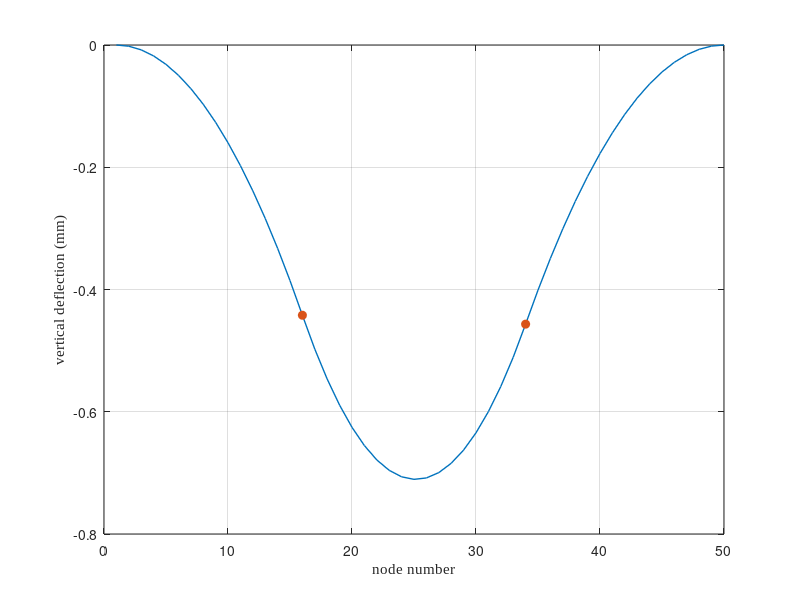
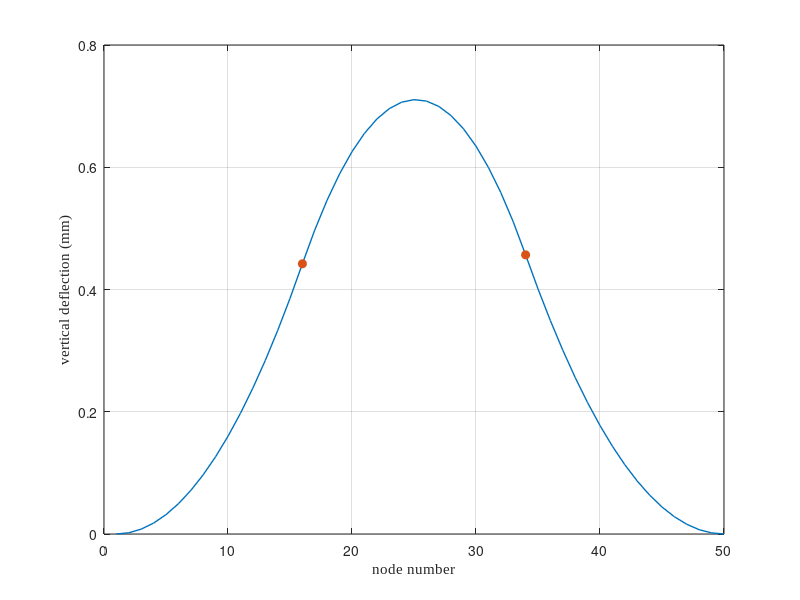
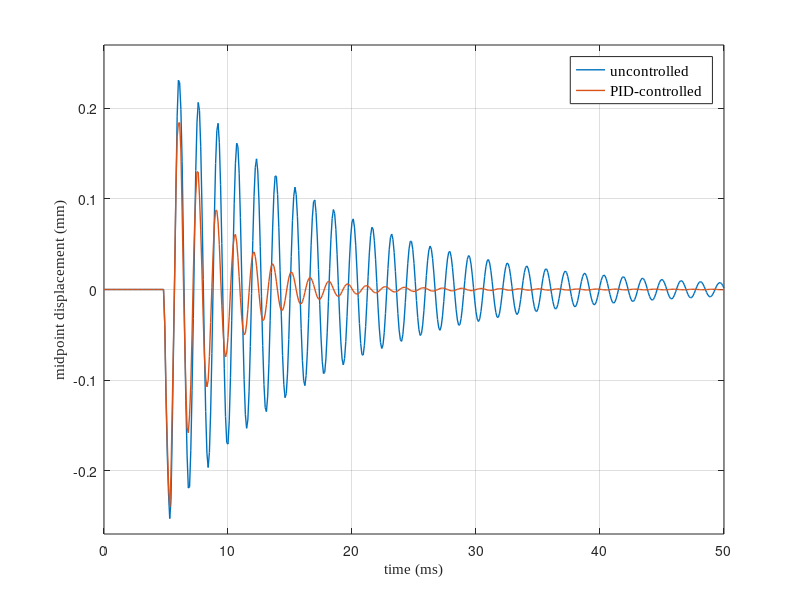
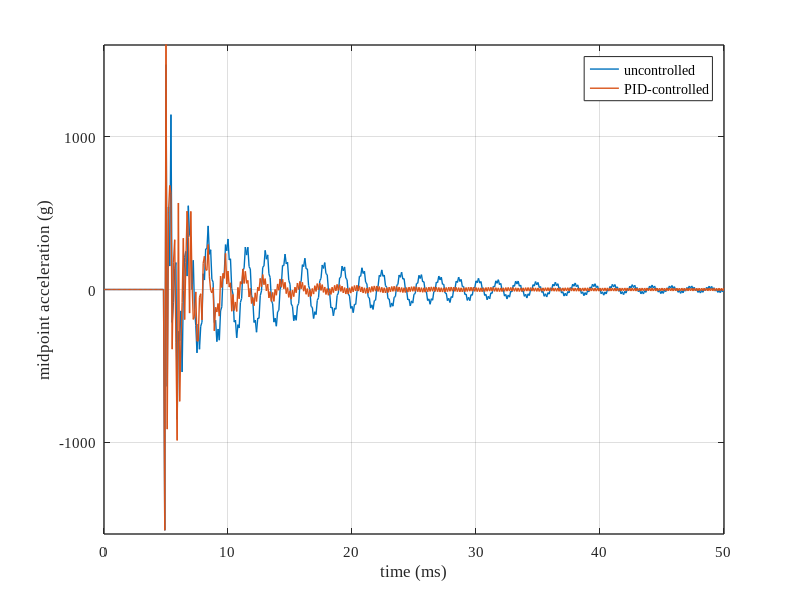

MATLAB code for these plots, in order: (Note: this script raises an error after producing the figures.)
clear; clc; close all;

%% FEM Model Setup
% nElem = 49; E = 210e9; A = 0.01; I = 8.333e-6; rho = 7850; L = 2;
%nElem = 49; E = 210e9; width = 0.05; thickness = 0.005; rho = 7850; L = 1;
nElem = 49; 
E = 1.8602e10; 
rho = 1900; 
width = 0.0254; 
thickness = 0.0016002; 
L = 0.0889;

A = width * thickness; I = (width * thickness^3) / 12; 
nNode = nElem + 1; dof_per_node = 3; totalDOF = nNode * dof_per_node;
Le = L / nElem;
nFrames = 50; colors = lines(nFrames);

m_elem = rho * width * thickness * Le;  % ≈ 0.0006 kg
g = 9.81;
accel_g = 5000;
a_shock = accel_g * g;  % 49,050 m/s²
F_shock = m_elem * a_shock;  % ≈ 0.03 N

% Element matrices
ke_axial = (E*A/Le)*[1 -1; -1 1];
ke_bend = (E*I/Le^3)*[12 6*Le -12 6*Le; 6*Le 4*Le^2 -6*Le 2*Le^2;
                      -12 -6*Le 12 -6*Le; 6*Le 2*Le^2 -6*Le 4*Le^2];
ke = zeros(6); me = zeros(6);
axial = [1 4]; bend = [2 3 5 6];
ke(axial,axial) = ke_axial; ke(bend,bend) = ke_bend;

me_axial = (rho*A*Le/6)*[2 1; 1 2];
me_bend = (rho*A*Le/420)*[156 22*Le 54 -13*Le; 22*Le 4*Le^2 13*Le -3*Le^2;
                          54 13*Le 156 -22*Le; -13*Le -3*Le^2 -22*Le 4*Le^2];
me(axial,axial) = me_axial; me(bend,bend) = me_bend;

K = zeros(totalDOF); M = zeros(totalDOF);
for e = 1:nElem
    idx = (e-1)*dof_per_node + (1:6);
    K(idx,idx) = K(idx,idx) + ke;
    M(idx,idx) = M(idx,idx) + me;
end

% Fixed-fixed boundary
fixedDOF = [1,2,3, totalDOF-2, totalDOF-1, totalDOF];
freeDOF = setdiff(1:totalDOF, fixedDOF);
Kf = K(freeDOF,freeDOF); Mf = M(freeDOF,freeDOF);

%% Static Deflection Under Moment Couple
% Prepare load vector
F_static = zeros(totalDOF, 1);

% Define same moment couple as in control: Nodes 20 and 30
nodeL = 16; nodeR = 34;
DOF_thetaL = (nodeL - 1)*dof_per_node + 3;
DOF_thetaR = (nodeR - 1)*dof_per_node + 3;

M0 = 0.5;  % Nm magnitude of static moment
F_static(DOF_thetaL) = -M0;
F_static(DOF_thetaR) = +M0;

% Apply boundary conditions
F_static_reduced = F_static(freeDOF);

% Solve static equilibrium: Kf * u = F_static
U_static = zeros(totalDOF, 1);
U_static(freeDOF) = Kf \ F_static_reduced;

% Extract vertical displacements
x_nodes = 1:nNode;
w_static = U_static(2:dof_per_node:end);  % vertical DOFs

figure('Units','inches','Position',[1 1 3.6 2.0]);
plot(x_nodes, 1e3*w_static, '-', 'LineWidth', 1);
hold on;

% Mark moment application nodes with red circles
plot(x_nodes([nodeL, nodeR]), 1e3*w_static([nodeL, nodeR]), 'o', ...
     'MarkerSize', 6, 'MarkerFaceColor', colors(2,:), 'Color', colors(2,:));

xlabel('node number', 'FontName', 'Times New Roman', 'FontSize', 11);
ylabel('vertical deflection (mm)', 'FontName', 'Times New Roman', 'FontSize', 11);
ylim([-0.8 0]);
grid on; box on;


F_static(DOF_thetaL) = +M0;  % flipped
F_static(DOF_thetaR) = -M0;

% Apply BCs and solve
F_static_reduced = F_static(freeDOF);
U_static = zeros(totalDOF, 1);
U_static(freeDOF) = Kf \ F_static_reduced;

% Extract and plot
x_nodes = 1:nNode;
w_static = U_static(2:dof_per_node:end);  % vertical DOFs

figure('Units','inches','Position',[1 1 3.6 2.0]);
plot(x_nodes, 1e3*w_static, '-', 'LineWidth', 1);
hold on;

% Mark moment application nodes with red circles
plot(x_nodes([nodeL, nodeR]), 1e3*w_static([nodeL, nodeR]), 'o', ...
     'MarkerSize', 6, 'MarkerFaceColor', colors(2,:), 'Color', colors(2,:));
xlabel('node number', 'FontName', 'Times New Roman', 'FontSize', 11);
ylabel('vertical deflection (mm)', 'FontName', 'Times New Roman', 'FontSize', 11);
ylim([0 0.8]);
grid on; box on;



%% Rayleigh damping
zeta1 = 0.02; zeta2 = 0.05; % A higher zeta2 leads to more natural high-frequency damping
[Phi,D] = eig(Kf,Mf); omega = sqrt(diag(D));
Ar = [1/(2*omega(1)) omega(1)/2; 1/(2*omega(2)) omega(2)/2];
ab = Ar\[zeta1; zeta2]; alpha = ab(1); beta = ab(2);
Cf = alpha*Mf + beta*Kf;

%% Time Integration Setup
dt = 1e-4; Tmax = 0.05; Nt = round(Tmax/dt); t = (0:Nt)*dt;
nDOF_f = length(freeDOF);

% Initial Conditions
W_free = zeros(nDOF_f,Nt+1); V = zeros(nDOF_f,Nt+1); Aacc = zeros(nDOF_f,Nt+1);

% Apply impulse near control region
impulse_node = round(25);  
mid_dof_global = (impulse_node-1)*dof_per_node + 2;
mid_dof = find(freeDOF==mid_dof_global);

f_dyn = zeros(nDOF_f, Nt+1);
impulse_val = -30;

% Apply impulse starting at 0.1 ms (0.0001 s)
impulse_start_time = 0.005;  % seconds
impulse_duration = 0.0001;     % impulse lasts for 1 ms
start_idx = round(impulse_start_time / dt);
num_impulse_steps = round(impulse_duration / dt);

% impulse_val = F_shock;  % ≈ 0.03 N
% impulse_duration = 0.0001;  % 100 µs
% start_idx = round(impulse_start_time / dt);
% num_impulse_steps = round(impulse_duration / dt);
% f_dyn(mid_dof, start_idx : start_idx + num_impulse_steps - 1) = impulse_val;

% Apply impulse to f_dyn starting at start_idx
f_dyn(mid_dof, start_idx : start_idx + num_impulse_steps - 1) = impulse_val;

% Newmark coefficients
b = 1/4; g = 1/2;
a0 = 1/(b*dt^2); a1 = g/(b*dt); a2 = 1/(b*dt); a3 = 1/(2*b)-1;
a4 = g/b - 1; a5 = dt*(g/(2*b)-1);
Keff = Kf + a1*Cf + a0*Mf;

%% Free Response Simulation
W = W_free; Aacc(:,1) = Mf\(f_dyn(:,1) - Cf*V(:,1) - Kf*W(:,1));
for n = 1:Nt
    Feff = f_dyn(:,n+1) + ...
        Mf*(a0*W(:,n) + a2*V(:,n) + a3*Aacc(:,n)) + ...
        Cf*(a1*W(:,n) + a4*V(:,n) + a5*Aacc(:,n));
    W(:,n+1) = Keff \ Feff;
    Aacc(:,n+1) = a0*(W(:,n+1)-W(:,n)) - a2*V(:,n) - a3*Aacc(:,n);
    V(:,n+1) = V(:,n) + dt*((1-g)*Aacc(:,n) + g*Aacc(:,n+1));
end
W_free = W; A_free = Aacc; V_free = V;

% Control nodes (adjacent rotation DOFs)
left_node = 18; right_node = 32;
thetaL_global = (left_node - 1)*dof_per_node + 3;
thetaR_global = (right_node - 1)*dof_per_node + 3;
idL = find(freeDOF==thetaL_global); idR = find(freeDOF==thetaR_global);

if isempty(idL) || isempty(idR)
    error('Control node DOFs not found in freeDOF!');
end

%% PID Tuning Sweep
% Kp_vals = logspace(-2, -1, 10);
% Kd_vals = logspace(-6, -4, 10);
% Ki_vals = logspace(-8, -1, 5);
% results_pid = [];
% 
% peak_response = max(abs(W_free(mid_dof,:)));
% 
% fprintf('Running PID Tuning Sweep:\n');
% for kp = Kp_vals
%     for kd = Kd_vals
%         for ki = Ki_vals
%             fprintf('  Kp=%.1e, Kd=%.1e, Ki=%.1e ...\n', kp, kd, ki);
%             [peak, settle, rms_a] = run_PID_simulation(kp, kd, ki, ...
%                     zeros(nDOF_f,Nt+1), zeros(nDOF_f,Nt+1), zeros(nDOF_f,Nt+1), ...
%                     f_dyn, Mf, Cf, Kf, Keff, dt, Nt, t, mid_dof, freeDOF, totalDOF, ...
%                     dof_per_node, left_node, right_node, peak_response);
% 
%             results_pid = [results_pid; kp, kd, ki, 1e3*peak, settle, rms_a];
%         end
%     end
% end
% 
% T_pid = array2table(results_pid, ...
%     'VariableNames', {'Kp', 'Kd', 'Ki', 'PeakDisp_mm', 'SettleTime_ms', 'RMSAccel'});
% disp(T_pid);
% sorted_pid = sortrows(T_pid, {'PeakDisp_mm', 'SettleTime_ms', 'RMSAccel'});
% best_pid = sorted_pid(1,:);

%% Use Optimal PID Gains
% Kp = best_pid.Kp;
% Kd = best_pid.Kd;
% Ki = best_pid.Ki;
Kp = 0.25;
Kd = 0.0005;      
Ki = 0.01;
fprintf('Using optimal PID gains: Kp = %.2e, Kd = %.2e, Ki = %.2e\n', Kp, Kd, Ki);

%% Run PID Simulation for Plotting (with shutoff)
W_pid = zeros(nDOF_f,Nt+1); 
V_pid = zeros(nDOF_f,Nt+1); 
A_pid = zeros(nDOF_f,Nt+1);
f_pid = f_dyn; 
M_record_pid = zeros(1,Nt);
curvature_integral = 0;

peak_response = max(abs(W_free(mid_dof,:)));
control_threshold = 0.075 * peak_response;   
sustain_steps = round(0.005 / dt);          
below_thresh_counter = 0;
control_active = true;
decay_factor = 1.0;
decay_tau = 0.005;  
decay_started = false;

for n = 1:Nt
    % Check midpoint DOF magnitude
    if abs(W_pid(mid_dof, n)) < control_threshold
        below_thresh_counter = below_thresh_counter + 1;
    else
        below_thresh_counter = 0;
    end

    % Trigger decay if sustained below threshold
    if control_active && below_thresh_counter >= sustain_steps
        control_active = false;
        decay_started = true;
        decay_start_time = t(n);
    end

    % Update decay factor if in decay mode
    if decay_started
        elapsed_decay = t(n) - decay_start_time;
        decay_factor = exp(-elapsed_decay / decay_tau);
        % Optional: zero control if it’s negligible
        if decay_factor < 1e-4
            decay_factor = 0;
        end
    else
        decay_factor = 1.0;
    end

    % Control moment calculation (decay applied to full law)
    thetaL = W_pid(idL, n); thetaR = W_pid(idR, n);
    dthetaL = V_pid(idL, n); dthetaR = V_pid(idR, n);

    curvature = thetaR - thetaL;
    curvature_rate = dthetaR - dthetaL;
    curvature_integral = curvature_integral + curvature * dt;

    M_control = decay_factor * (-Kp * curvature - Kd * curvature_rate - Ki * curvature_integral);

    % Apply moment couple
    f_pid(idL, n+1) = f_pid(idL, n+1) - M_control;
    f_pid(idR, n+1) = f_pid(idR, n+1) + M_control;

    M_record_pid(n) = M_control;

    % Newmark Integration
    Feff = f_pid(:,n+1) + ...
        Mf*(a0*W_pid(:,n) + a2*V_pid(:,n) + a3*A_pid(:,n)) + ...
        Cf*(a1*W_pid(:,n) + a4*V_pid(:,n) + a5*A_pid(:,n));

    W_pid(:,n+1) = Keff \ Feff;
    A_pid(:,n+1) = a0*(W_pid(:,n+1)-W_pid(:,n)) - a2*V_pid(:,n) - a3*A_pid(:,n);
    V_pid(:,n+1) = V_pid(:,n) + dt*((1-g)*A_pid(:,n) + g*A_pid(:,n+1));
end

%% Plot Displacement Comparison with PID
figure('Units','inches','Position',[1 1 3.6 2.0]);
plot(1e3 * t, 1e3 * W_free(mid_dof,:), 'LineWidth', 1); hold on;
plot(1e3 * t, 1e3 * W_pid(mid_dof,:), 'LineWidth', 1);
xlabel('time (ms)', 'FontName', 'Times New Roman', 'FontSize', 11);
ylabel('midpoint displacement (mm)', 'FontName', 'Times New Roman', 'FontSize', 11);
legend({'uncontrolled', 'PID-controlled'}, 'FontName', 'Times New Roman', 'FontSize', 11);
ylim([-0.27 0.27]);
grid on; box on;

%% Plot Acceleration Comparison
A_free_g = A_free(mid_dof,:) / 9.81;
A_pid_g  = A_pid(mid_dof,:) / 9.81;

figure('Units','inches','Position',[1 1 3.6 2.0]);
plot(1e3 * t, A_free_g, 'LineWidth', 1); hold on;
plot(1e3 * t, A_pid_g, 'LineWidth', 1);

xlabel('time (ms)', 'FontName', 'Times New Roman', 'FontSize', 11);
ylabel('midpoint acceleration (g)', 'FontName', 'Times New Roman', 'FontSize', 11);
legend({'uncontrolled', 'PID-controlled'}, 'FontName', 'Times New Roman', 'FontSize', 9);

% Set Y-limits manually if needed
ylim([-1600 1600]);

% Fix Y-axis tick labels to show plain numbers
yticks(-5000:1000:5000);  % Change spacing if needed
yticklabels(arrayfun(@num2str, -5000:1000:5000, 'UniformOutput', false));

grid on; box on;
set(gca, 'FontName', 'Times New Roman', 'FontSize', 11, 'LineWidth', 1);

%% Plot PID Control Moment
figure('Units','inches','Position',[1 1 3.6 2.0]);
plot(1e3 * t(1:Nt), M_record_pid, 'LineWidth', 1);
xlabel('time (ms)', 'FontName', 'Times New Roman', 'FontSize', 11);
ylabel('control moment (Nm)', 'FontName', 'Times New Roman', 'FontSize', 11);
ylim([-0.045 0.045]);
grid on; box on;


%% Reconstruct full DOF history
U_hist = zeros(totalDOF, Nt+1);
U_hist(freeDOF, :) = W_free;

% Extract vertical displacements
w_hist = U_hist(2:dof_per_node:end, :);
x_nodes = 1:nNode;
t_hist = t;

% Choose frames
frame_idx = round(linspace(1, size(w_hist, 2), nFrames));

% Build colormap based on time progression
cmap = turbo(nFrames);  % Or use 'parula', 'jet', etc.

% Create figure
figure('Units','inches','Position',[1 1 3.6 3.0]);
hold on;

for i = 1:nFrames
    color = cmap(i, :);
    plot(x_nodes, 1e3 * w_hist(:, frame_idx(i)), '-', ...
         'LineWidth', 1.2, 'Color', color);
end

xlabel('node number', 'FontName', 'Times New Roman', 'FontSize', 11);
ylabel('vertical deflection (mm)', 'FontName', 'Times New Roman', 'FontSize', 11);
ylim([-0.3 0.3]);
grid on; box on;
set(gca, 'FontName', 'Times New Roman', 'FontSize', 11, 'LineWidth', 1);

% Add custom colorbar as time legend
colormap(cmap);
cb = colorbar('southoutside');
cb.Ticks = linspace(0, 1, 5);
cb.TickLabels = arrayfun(@(i) sprintf('%.0f', 1e3 * t_hist(frame_idx(i))), ...
                         round(linspace(1, nFrames, 5)), 'UniformOutput', false);
cb.Label.String = 'time scale (ms)';
cb.Label.FontName = 'Times New Roman';
cb.Label.FontSize = 11;



%% Performance Metrics
disp('Performance Comparison:');

% Metrics
peak_free = max(abs(W_free(mid_dof,:)));
control_active = true;
control_threshold = 0.01 * peak_free;  % 1% of peak
sustain_steps = round(0.005 / dt);     % 5 ms
below_thresh_counter = 0;
peak_pid = max(abs(W_pid(mid_dof,:)));
rms_window = t <= 0.015;
rms_a_free = rms(A_free(mid_dof, rms_window));
rms_a_pid = rms(A_pid(mid_dof, rms_window));
rms_a_free_dB = 20 * log10(rms_a_free);
rms_a_pid_dB  = 20 * log10(rms_a_pid);

% Settling thresholds
settle_thresh_free = 0.05 * peak_free;
settle_thresh_pid   = 0.05 * peak_pid;
sustain_steps = round(0.005 / dt);  % 5 ms

[~, peak_idx_free] = max(abs(W_free(mid_dof,:)));
[~, peak_idx_pid]   = max(abs(W_pid(mid_dof,:)));

settle_free_ms = NaN;
settle_pid_ms   = NaN;

% Settling time detection
for k = peak_idx_free : Nt - sustain_steps
    window = abs(W_free(mid_dof, k : k + sustain_steps));
    if all(window < settle_thresh_free)
        settle_free_ms = t(k) * 1e3;
        break;
    end
end

for k = peak_idx_pid : Nt - sustain_steps
    window = abs(W_pid(mid_dof, k : k + sustain_steps));
    if all(window < settle_thresh_pid)
        settle_pid_ms = t(k) * 1e3;
        break;
    end
end

% Compute improvements
cond_Keff = cond(Keff);
peak_improvement = (peak_free - peak_pid) / peak_free * 100;
rms_improvement = (rms_a_free_dB - rms_a_pid_dB) / rms_a_free_dB * 100;
% fprintf('DEBUG: RMS free = %.4f, RMS pd = %.4f\n', rms_a_free, rms_a_pid);

if ~isnan(settle_free_ms) && ~isnan(settle_pid_ms) && settle_free_ms > 0
    settle_improvement = (settle_free_ms - settle_pid_ms) / settle_free_ms * 100;
else
    settle_improvement = NaN;
end

% Display results
fprintf('Condition number of Keff: %.2e\n', cond_Keff);
fprintf('%-25s %-12s %-12s %-12s\n', 'Metric', 'Free', 'PD', 'Improvement');
fprintf('%-25s %-12.2f %-12.2f %-12.2f\n', 'Peak Displacement (mm)', ...
        1e3 * peak_free, 1e3 * peak_pid, peak_improvement);
if ~isnan(settle_free_ms) && ~isnan(settle_pid_ms)
    fprintf('%-25s %-12.2f %-12.2f %-12.2f\n', 'Settling Time (ms)', ...
            settle_free_ms, settle_pid_ms, settle_improvement);
else
    fprintf('%-25s %-12s %-12s %-12s\n', 'Settling Time (ms)', ...
            settle_free_ms_str(settle_free_ms), ...
            settle_free_ms_str(settle_pid_ms), '--');
end
fprintf('%-25s %-12.2f %-12.2f %-12.2f\n', 'RMS Accel (dB)', ...
        rms_a_free_dB, rms_a_pid_dB, rms_improvement);

%% Export uncontrolled displacement timeseries to TXT
% Make sure the folder exists (already done earlier in your script)
saveDir = 'C:\Users\trott\Documents\Paper-2026-high-rate-FEA-control\Abaqus';
if ~exist(saveDir, 'dir')
    mkdir(saveDir);
end

% Build full file path
outFile = fullfile(saveDir, 'XY_MATLAB.txt');

% Two columns: time [s], displacement [m]
uncontrolled_data = [t(:), W_free(mid_dof,:).'];  

% Write to tab-delimited text file
writematrix(uncontrolled_data, outFile, 'Delimiter', 'tab');

fprintf('Uncontrolled timeseries exported to:\n  %s\n', outFile);

figure('Units','inches','Position',[1 1 4 2.2]);
plot(1e3*t, 1e3*W_free(mid_dof,:), 'b-', 'LineWidth', 1.2);
xlabel('Time (ms)', 'FontName','Times New Roman','FontSize',11);
ylabel('Displacement (mm)', 'FontName','Times New Roman','FontSize',11);
title('Uncontrolled Midpoint Displacement', 'FontName','Times New Roman','FontSize',11);
grid on; box on;

%% Helper function to print -- for NaNs
function out = settle_free_ms_str(val)
    if isnan(val)
        out = '--';
    else
        out = sprintf('%.2f', val);
    end
end

%% Helper function for PID simulation
function [peak_pid, settle_pid_ms, rms_pid] = run_PID_simulation(Kp, Kd, Ki, ...
    W0, V0, A0, f_dyn, Mf, Cf, Kf, Keff, dt, Nt, t, mid_dof, freeDOF, ...
    totalDOF, dof_per_node, left_node, right_node, peak_response)

    nDOF_f = size(W0, 1);
    W_pid = W0; V_pid = V0; A_pid = A0;
    f_pid = f_dyn;
    M_record = zeros(1, Nt);
    curvature_integral = 0;

    thetaL_global = (left_node - 1)*dof_per_node + 3;
    thetaR_global = (right_node - 1)*dof_per_node + 3;
    idL = find(freeDOF == thetaL_global); idR = find(freeDOF == thetaR_global);

    b = 1/4; g = 1/2;
    a0 = 1/(b*dt^2); a1 = g/(b*dt); a2 = 1/(b*dt); a3 = 1/(2*b)-1;
    a4 = g/b - 1; a5 = dt*(g/(2*b)-1);

    control_threshold = 0.075 * peak_response;   
    sustain_steps = round(0.005 / dt);          
    below_thresh_counter = 0;
    control_active = true;
    decay_factor = 1.0;
    decay_tau = 0.005;  
    decay_started = false;

    for n = 1:Nt
        % Check midpoint DOF magnitude
        if abs(W_pid(mid_dof, n)) < control_threshold
            below_thresh_counter = below_thresh_counter + 1;
        else
            below_thresh_counter = 0;
        end
    
        % Trigger decay if sustained below threshold
        if control_active && below_thresh_counter >= sustain_steps
            control_active = false;
            decay_started = true;
            decay_start_time = t(n);
        end
    
        % Update decay factor if in decay mode
        if decay_started
            elapsed_decay = t(n) - decay_start_time;
            decay_factor = exp(-elapsed_decay / decay_tau);
            % Optional: zero control if it’s negligible
            if decay_factor < 1e-4
                decay_factor = 0;
            end
        else
            decay_factor = 1.0;
        end
    
        % Control moment calculation (decay applied to full law)
        thetaL = W_pid(idL, n); thetaR = W_pid(idR, n);
        dthetaL = V_pid(idL, n); dthetaR = V_pid(idR, n);
    
        curvature = thetaR - thetaL;
        curvature_rate = dthetaR - dthetaL;
        curvature_integral = curvature_integral + curvature * dt;
    
        M_control = decay_factor * (-Kp * curvature - Kd * curvature_rate - Ki * curvature_integral);
    
        % Apply moment couple
        f_pid(idL, n+1) = f_pid(idL, n+1) - M_control;
        f_pid(idR, n+1) = f_pid(idR, n+1) + M_control;
    
        M_record_pid(n) = M_control;
    
        % Newmark Integration
        Feff = f_pid(:,n+1) + ...
            Mf*(a0*W_pid(:,n) + a2*V_pid(:,n) + a3*A_pid(:,n)) + ...
            Cf*(a1*W_pid(:,n) + a4*V_pid(:,n) + a5*A_pid(:,n));
    
        W_pid(:,n+1) = Keff \ Feff;
        A_pid(:,n+1) = a0*(W_pid(:,n+1)-W_pid(:,n)) - a2*V_pid(:,n) - a3*A_pid(:,n);
        V_pid(:,n+1) = V_pid(:,n) + dt*((1-g)*A_pid(:,n) + g*A_pid(:,n+1));
    end

    response = W_pid(mid_dof, :);
    peak_pid = max(abs(response));
    rms_pid = rms(A_pid(mid_dof, t <= 0.015));

    % Settling time detection
    settle_thresh = 0.05 * peak_pid;
    sustain_steps = round(0.005 / dt);
    [~, peak_idx] = max(abs(response));
    settle_pid_ms = NaN;

    for k = peak_idx:Nt - sustain_steps
        if all(abs(response(k:k + sustain_steps)) < settle_thresh)
            settle_pid_ms = (k * dt) * 1e3;
            break;
        end
    end
end
